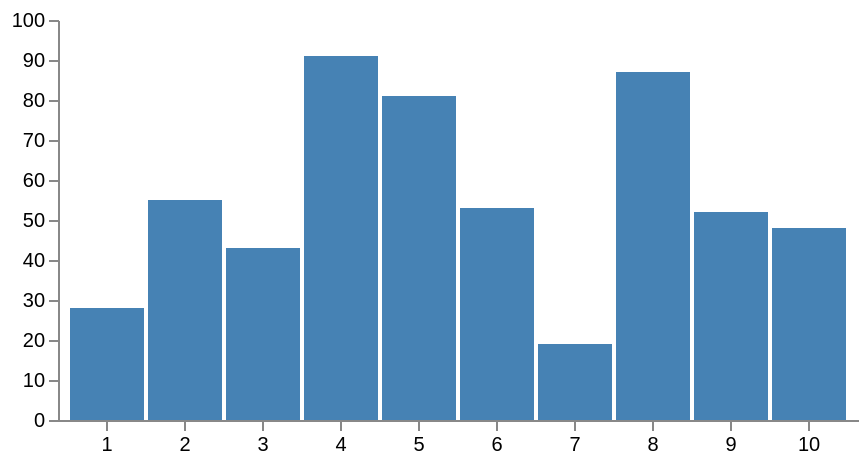

Write a Vega-Lite specification for this figure.
### Vega specification from a JSON file in a GitHub repository (floating-point values rounded to 4 significant figures)
{"$schema": "https://vega.github.io/schema/vega/v6.json", "width": 400, "height": 200, "padding": 5, "signals": [{"name": "property", "value": "a", "bind": {"input": "select", "options": ["a", "b"]}}], "data": [{"name": "table", "format": {"type": "json", "property": {"signal": "property"}}, "values": {"a": [{"u": 1, "v": 28}, {"u": 2, "v": 55}, {"u": 3, "v": 43}, {"u": 4, "v": 91}, {"u": 5, "v": 81}, {"u": 6, "v": 53}, {"u": 7, "v": 19}, {"u": 8, "v": 87}, {"u": 9, "v": 52}, {"u": 10, "v": 48}], "b": [{"u": 1, "v": 24}, {"u": 2, "v": 49}, {"u": 3, "v": 87}, {"u": 4, "v": 66}, {"u": 5, "v": 17}, {"u": 6, "v": 27}, {"u": 7, "v": 68}, {"u": 8, "v": 16}, {"u": 9, "v": 49}, {"u": 10, "v": 15}]}}], "scales": [{"name": "xscale", "type": "band", "range": "width", "padding": 0.05, "round": true, "domain": {"data": "table", "field": "u"}}, {"name": "yscale", "type": "linear", "range": "height", "domain": {"data": "table", "field": "v"}, "zero": true, "nice": true}], "axes": [{"orient": "bottom", "scale": "xscale", "zindex": 1}, {"orient": "left", "scale": "yscale", "zindex": 1}], "marks": [{"type": "rect", "from": {"data": "table"}, "encode": {"enter": {"x": {"scale": "xscale", "field": "u"}, "width": {"scale": "xscale", "band": 1}, "y": {"scale": "yscale", "field": "v"}, "y2": {"scale": "yscale", "value": 0}}, "update": {"fill": {"value": "steelblue"}}, "hover": {"fill": {"value": "red"}}}}]}
